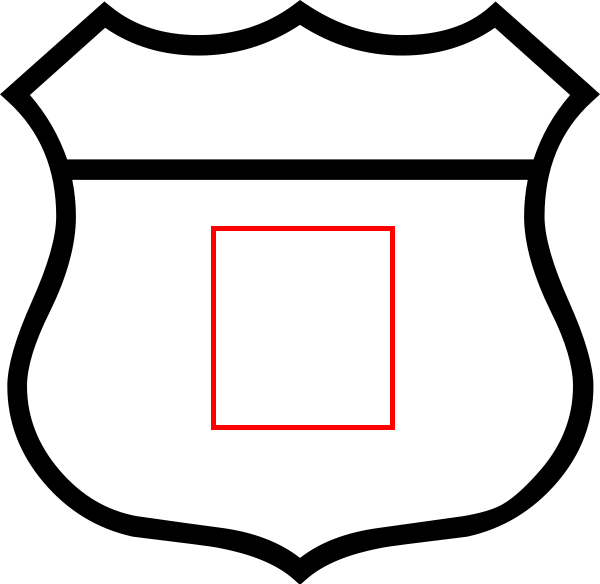
#> input picture Minggu ke-1/R.png, 600 x 584 px
$ jupyter execute task2.ipynb
#> lines starting #> are read from the running program, lines starting #| are printed output that depends on the picture; after the words box and inside, x2 and y2 are one past the last pixel; in counts of white or black regions, pixels touching at a corner belong together
[cell 1]
from PIL import Image
import cv2
from IPython.display import display
import numpy as np
import copy

[cell 2]
img = cv2.imread('R.png')
#> img is the input picture: shape (584, 600, 3); mean B, G, R 215.6, 215.6, 218.3
img = cv2.cvtColor(img, cv2.COLOR_BGR2RGB)
display (Image.fromarray(img))

[cell 3]
lower_red = np.array([255,0,0])
upper_red = np.array([255,0,0])

mask = cv2.inRange(img, lower_red, upper_red)
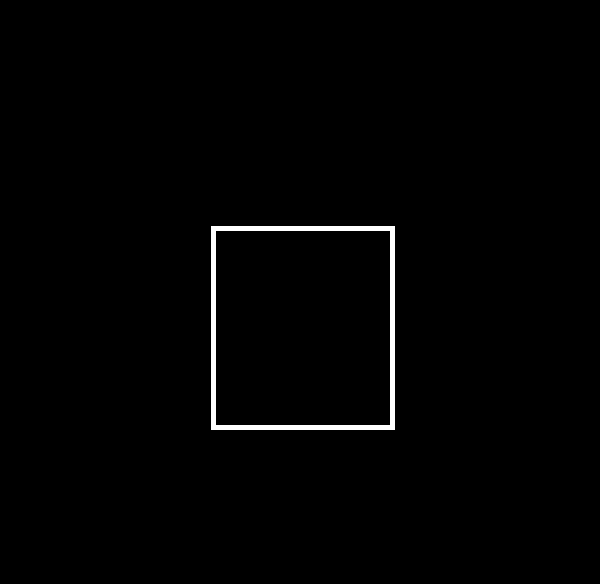
#> mask: shape (584, 600); 1.1% white; 1 white region, box (x1, y1, x2, y2) and area: (211, 226, 395, 430) 3780

keliling = np.sum(mask==255)
#> keliling = 3780
sisi = keliling/4
#> sisi = 945
luas = sisi*sisi
#> luas = 893025

logo = Image.open('R.png')
print("Keliling pixel segiempat merah:", keliling)
#| Keliling pixel segiempat merah: 3780
print("Luas pixel segiempat merah:", luas)
#| Luas pixel segiempat merah: 893025.0
print("Filename:", logo.filename)
#| Filename: R.png
print("Format:", logo.format)
#| Format: PNG
print("Mode:", logo.mode)
#| Mode: RGBA
print("Size:", logo.size)
#| Size: (600, 584)
print("Widht:", logo.width)
#| Widht: 600
print("Height:", logo.height)
#| Height: 584

[cell 4]
img[mask > 0] = [255,255,255]
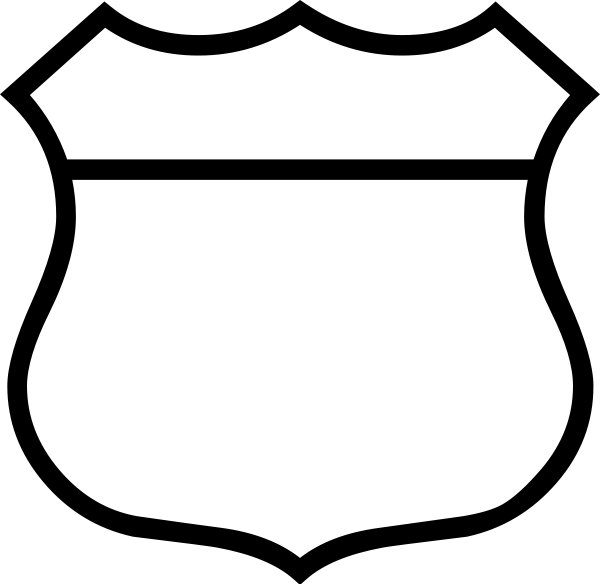
#> img: shape (584, 600, 3); min 0, max 255, mean 218.3

border_color = (255, 0 , 0)

border_width = 10

borderer_image = cv2.copyMakeBorder(img,border_width, border_width, border_width,
                                    border_width, cv2.BORDER_CONSTANT, value=border_color)
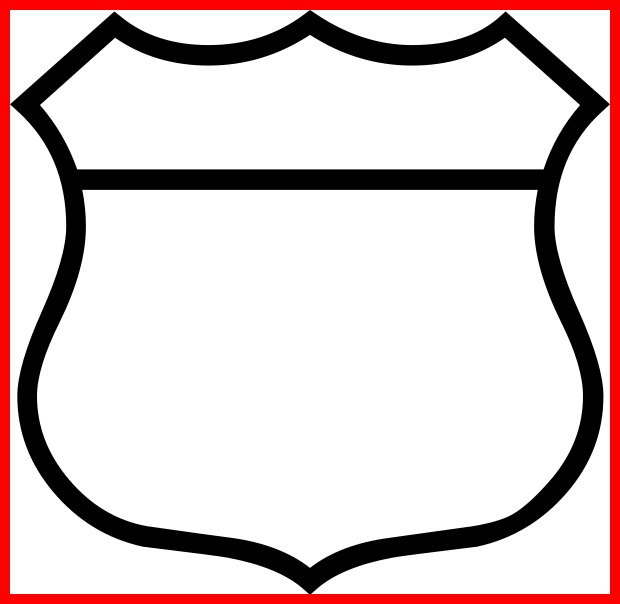
#> borderer_image: shape (604, 620, 3); mean R, G, B 220.7, 204.3, 204.3

display (Image.fromarray(borderer_image))

[cell 5]
lower_red = np.array([0,0,254])
upper_red = np.array([0,0,255])

mask = cv2.inRange(img, lower_red, upper_red)
#> mask: shape (584, 600); every value is 0

badge_image_without_red = cv2.bitwise_and(img,img, mask =~ mask)

bingkai = np.zeros_like(img)
tinggi, lebar, _ = img.shape
#> tinggi = 584; lebar = 600
ketebalan_bingkai = 10

cv2.rectangle (bingkai, (0,0), (lebar,tinggi), (0,0,255), ketebalan_bingkai)
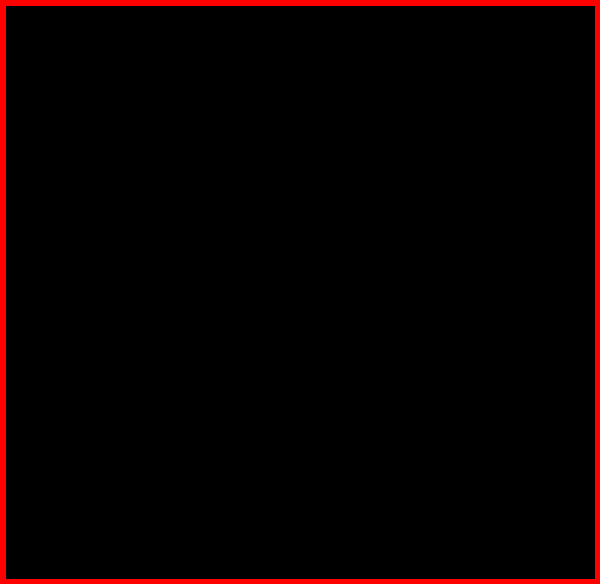
#> bingkai: shape (584, 600, 3); mean of channels 0, 1, 2 0, 0, 9.4; drawn as B, G, R

gambar_akhir = cv2.add(badge_image_without_red, bingkai)

cv2.imshow('HASIL', gambar_akhir)
cv2.waitKey(0)
cv2.destroyAllWindows

$ run again, with Minggu ke-1/tantangan.png copied over Minggu ke-1/R.png
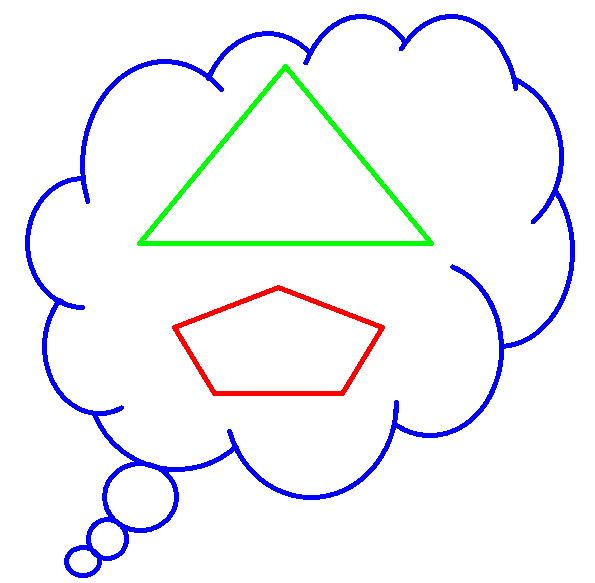
#> input picture Minggu ke-1/tantangan.png, 595 x 583 px
#> img is the input picture: shape (583, 595, 3); mean B, G, R 250.4, 244.1, 243.2
#> `mask = cv2.inRange(img, lower_red, upper_red)`:
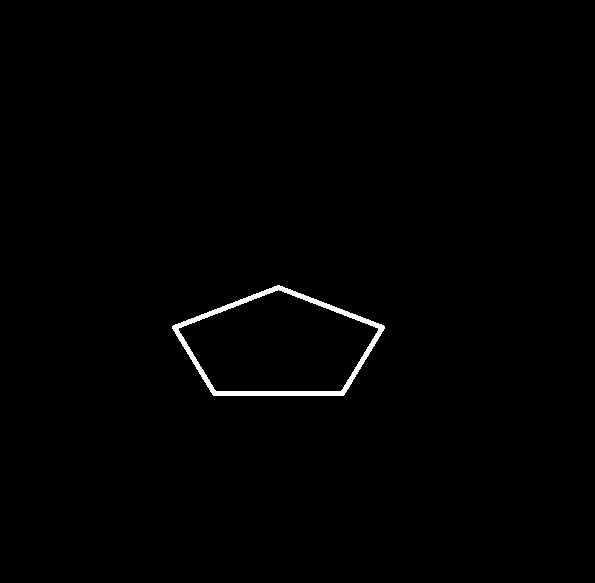
#> mask: shape (583, 595); 0.73% white; 1 white region, box (x1, y1, x2, y2) and area: (172, 285, 385, 396) 2534
#> keliling = 2534
#> sisi = 633.5
#> luas = 401322.2
#| Keliling pixel segiempat merah: 2534
#| Luas pixel segiempat merah: 401322.25
#| Filename: R.png
#| Format: PNG
#| Mode: RGB
#| Size: (595, 583)
#| Widht: 595
#| Height: 583
#> `badge_image_without_red = cv2.bitwise_and(img,img, mask =~ mask)`:
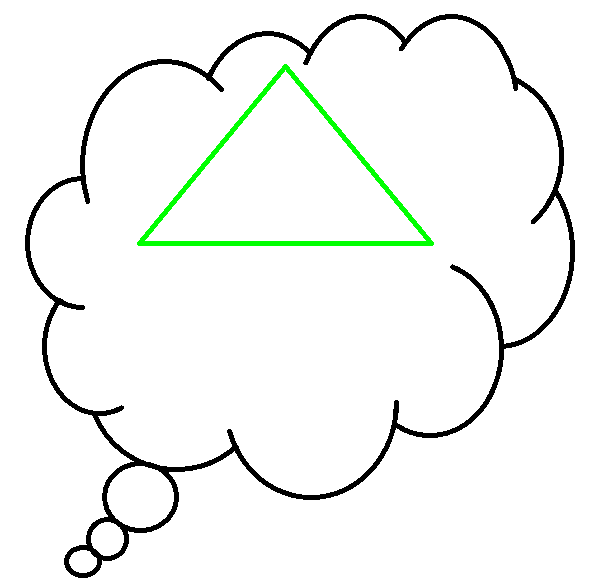
#> badge_image_without_red: shape (583, 595, 3); mean R, G, B 243.2, 246, 243.2
